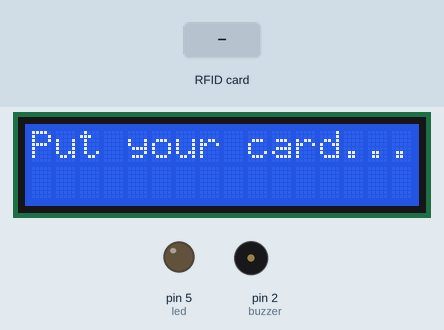
Recording of a sketch running on a simulated Arduino Uno, built with avr-gcc and run on an emulated ATmega328P. On the bench: 16×2 character LCD, output pins drawn as LEDs (lit = HIGH), buzzer (waves = sounding, pin HIGH). Inputs (shaded band) come from the test bench. Pins used as bus, display or sensor lines are not drawn; what the sketch prints to the serial monitor is not drawn.

Above: at 1.3 s.
1.4 s: RFID card 5E 7A 19 C4 held to the reader
At 2.2 s:
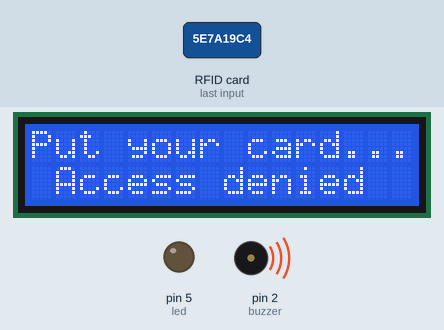
Timing chart, 0 to 7.9 s (numbered marks = the images above; inputs shaded):
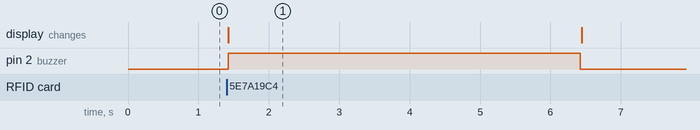

The sketch:

RFID_led_on_off.ino
```cpp
#include <Wire.h>
#include <LiquidCrystal_I2C.h>
LiquidCrystal_I2C lcd(0x27, 16, 2);

#include <SPI.h>
#include <MFRC522.h>
#define buzzer 2
#define SS_PIN 10
#define RST_PIN 9
#define ACCESS_DELAY 7000
#define led 5
MFRC522 mfrc522(SS_PIN, RST_PIN);

void setup()
{
  pinMode(buzzer,OUTPUT);
  pinMode(led,OUTPUT);
  lcd.begin();
  lcd.backlight();
  Serial.begin(9600);
  SPI.begin();
  mfrc522.PCD_Init();
  lcd.print("Put your card...");
  Serial.println("Put your card...");
  Serial.println();

}
void loop()
{
  if ( ! mfrc522.PICC_IsNewCardPresent())
  {
    return;
  }
  if ( ! mfrc522.PICC_ReadCardSerial())
  {
    return;
  }
  Serial.print("UID tag :");
  String content= "";
  byte letter;
  for (byte i = 0; i < mfrc522.uid.size; i++)
  {
     Serial.print(mfrc522.uid.uidByte[i] < 0x10 ? " 0" : " ");
     Serial.print(mfrc522.uid.uidByte[i], HEX);
     content.concat(String(mfrc522.uid.uidByte[i] < 0x10 ? " 0" : " "));
     content.concat(String(mfrc522.uid.uidByte[i], HEX));
  }
  Serial.println();
  Serial.print("Message : ");
  content.toUpperCase();
  if (content.substring(1) == "B7 30 EB 11") //change here the UID of the card/cards that you want to give access
  {
    Serial.println("Authorized access");
    Serial.println();
    digitalWrite(led,HIGH);
    delay(5000);
    digitalWrite(led,LOW);
    lcd.setCursor(0,1);
    lcd.print("Authorized access");
    lcd.clear();
    lcd.setCursor(0,0);
    lcd.print("Put your card...");

  }

 else   {

    lcd.setCursor(0,1);
    Serial.println(" Access denied");
    lcd.print(" Access denied");
    digitalWrite(buzzer,HIGH);
    delay(5000);
    digitalWrite(buzzer,LOW);
    lcd.clear();
     lcd.setCursor(0,0);
    lcd.print("Put your card...");
  }
}
```

Measured:
- after the input at 1.4 s, pin 2 (buzzer): LOW → HIGH at once, → LOW 5.0 s later; the display: changes at once (image 1)
